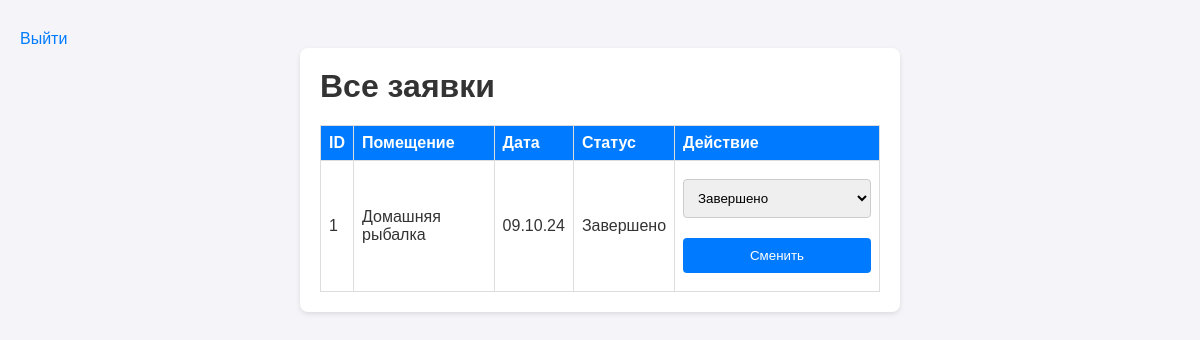
Page /admin (signed in) on the earlier database version.
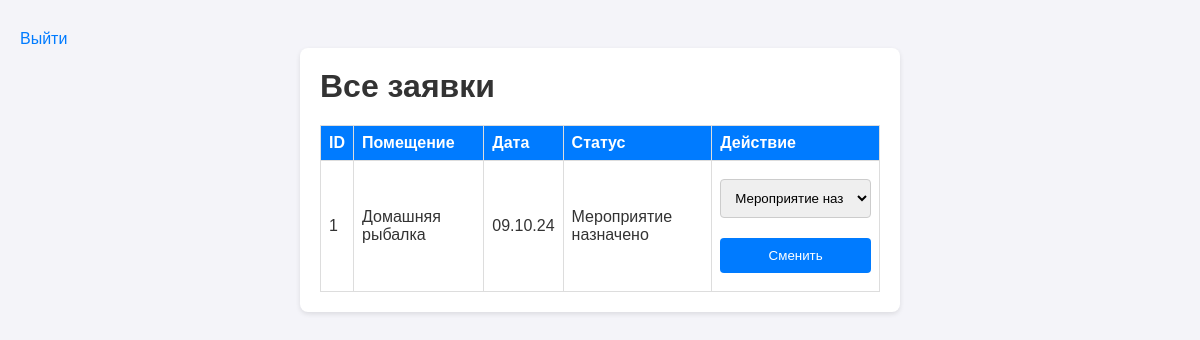
Same page on the later database version.
### tables this page shows
CREATE TABLE requests (
        id INTEGER PRIMARY KEY AUTOINCREMENT,
        user_id INTEGER,
        room_name TEXT NOT NULL,
        start_date TEXT NOT NULL,
        payment_method TEXT NOT NULL,
        status TEXT DEFAULT 'Новая',
        review TEXT,
        FOREIGN KEY (user_id) REFERENCES users (id)
    );

### routers/admin.py (the view)
@router.get("/admin", response_class=HTMLResponse)
async def admin_panel(request: Request, db: sqlite3.Connection = Depends(get_db)):
    if not request.session.get("is_admin"):
        return RedirectResponse(url="/login", status_code=303)
    cursor = db.cursor()
    all_requests = cursor.execute("SELECT * FROM requests").fetchall()
    return templates.TemplateResponse(
        request, "admin.html", {"requests": all_requests}
    )

### templates/admin.html (shortened to what this page needs)
<!DOCTYPE html>
<html lang="ru">
<head>
    <link rel="stylesheet" href="/static/style.css">
</head>
<body>
    <header><a href="/logout">Выйти</a></header>
    <main>
        <h1>Все заявки</h1>
        <table>
            <thead>
                <tr><th>ID</th><th>Помещение</th><th>Дата</th><th>Статус</th><th>Действие</th></tr>
            </thead>
            <tbody>
                {% for req in requests %}
                <tr data-testid="admin-row">
                    <td>{{ req.id }}</td>
                    <td>{{ req.room_name }}</td>
                    <td>{{ req.start_date }}</td>
                    <td>{{ req.status }}</td>
                    <td>
                        <form method="post" action="/admin/update_status/{{ req.id }}">
                            <select name="status" data-testid="admin-status">
                                <option value="Мероприятие назначено" {% if req.status == 'Мероприятие назначено' %}selected{% endif %}>Мероприятие назначено</option>
                                <option value="Завершено" {% if req.status == 'Завершено' %}selected{% endif %}>Завершено</option>
                            </select>
                            <button type="submit">Сменить</button>
                        </form>
                    </td>
                </tr>
                {% endfor %}
            </tbody>
        </table>
    </main>
</body>
</html>

Differences in the rows shown:
changed requests "Домашняя рыбалка": status "Завершено" → "Мероприятие назначено"
